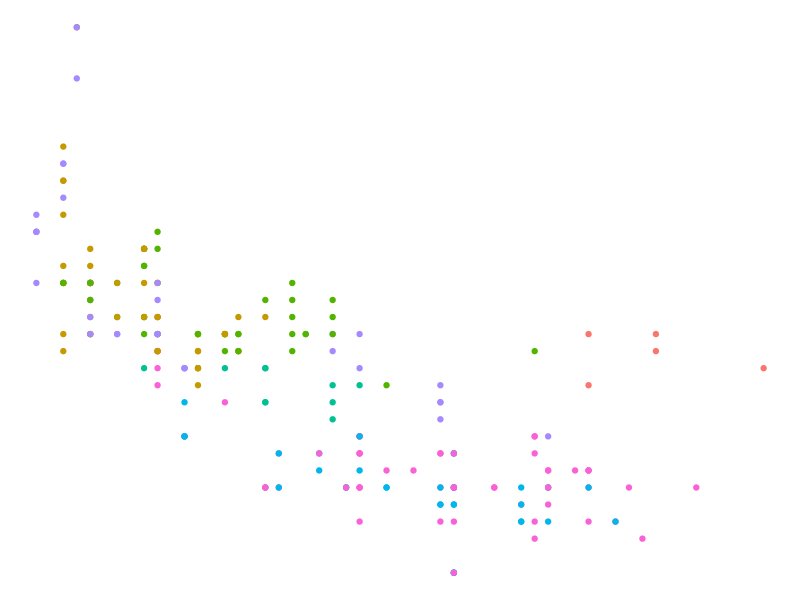
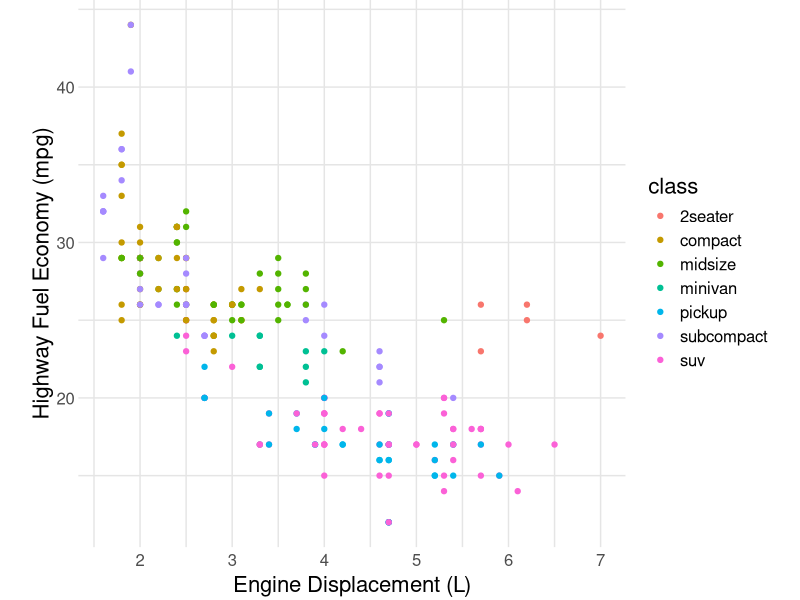
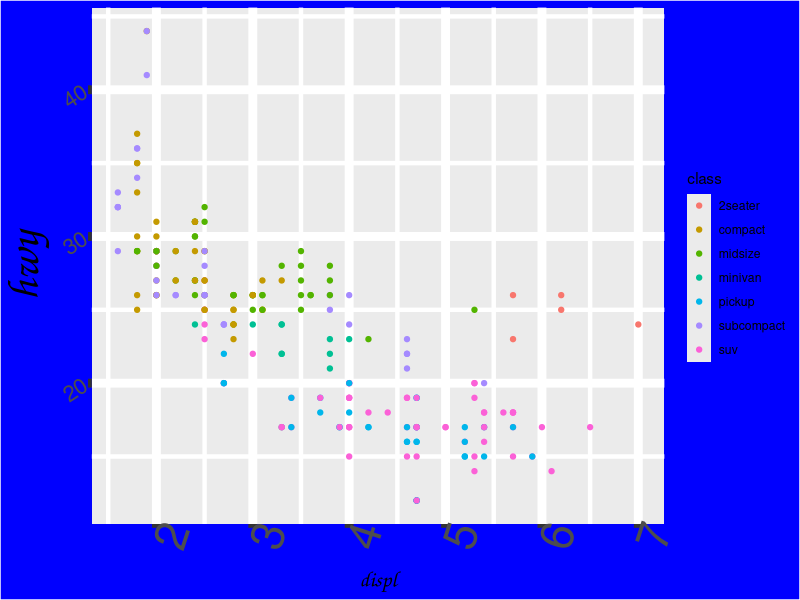

Reproduce these figures in R, in order.
## ---- chunk 1
library(tidyverse)
# knitr options
library(tidyverse)
knitr::opts_chunk$set(echo = TRUE)
## ---- chunk 2
mpg %>%
  ggplot(aes(displ, hwy, color = class)) +
  geom_point() +
  theme_void() +
  guides(color = "none") +
  theme_void()
## ---- chunk 3
## NOTE: No need to edit; feel free to re-use this code!
theme_common <- function() {
  theme_minimal() %+replace%
  theme(
    axis.text.x = element_text(size = 12),
    axis.text.y = element_text(size = 12),
    axis.title.x = element_text(margin = margin(4, 4, 4, 4), size = 16),
    axis.title.y = element_text(margin = margin(4, 4, 4, 4), size = 16, angle = 90),

    legend.title = element_text(size = 16),
    legend.text = element_text(size = 12),

    strip.text.x = element_text(size = 12),
    strip.text.y = element_text(size = 12),

    panel.grid.major = element_line(color = "grey90"),
    panel.grid.minor = element_line(color = "grey90"),

    aspect.ratio = 4 / 4,

    plot.margin = unit(c(t = +0, b = +0, r = +0, l = +0), "cm"),
    plot.title = element_text(size = 18),
    plot.title.position = "plot",
    plot.subtitle = element_text(size = 16),
    plot.caption = element_text(size = 12)
  )
}
## ---- chunk 4
mpg %>%
  ggplot(aes(displ, hwy, color = class)) +
  geom_point() +
  labs(
    x = "Engine Displacement (L)",
    y = "Highway Fuel Economy (mpg)"
  ) +
  theme_common()
## ---- chunk 5
mpg %>%
  ggplot(aes(displ, hwy, color = class)) +
  geom_point() +
  theme(
    line = element_line(size = 3, color = "yellow"),
    rect = element_rect(fill = "blue"),
    axis.text.x = element_text(size = 32, angle = 72),
    axis.text.y = element_text(size = 16, angle = 33),
    axis.title.x = element_text(size = 16, family = "Comic Sans MS"),
    axis.title.y = element_text(size = 32, family = "Comic Sans MS")
  )
